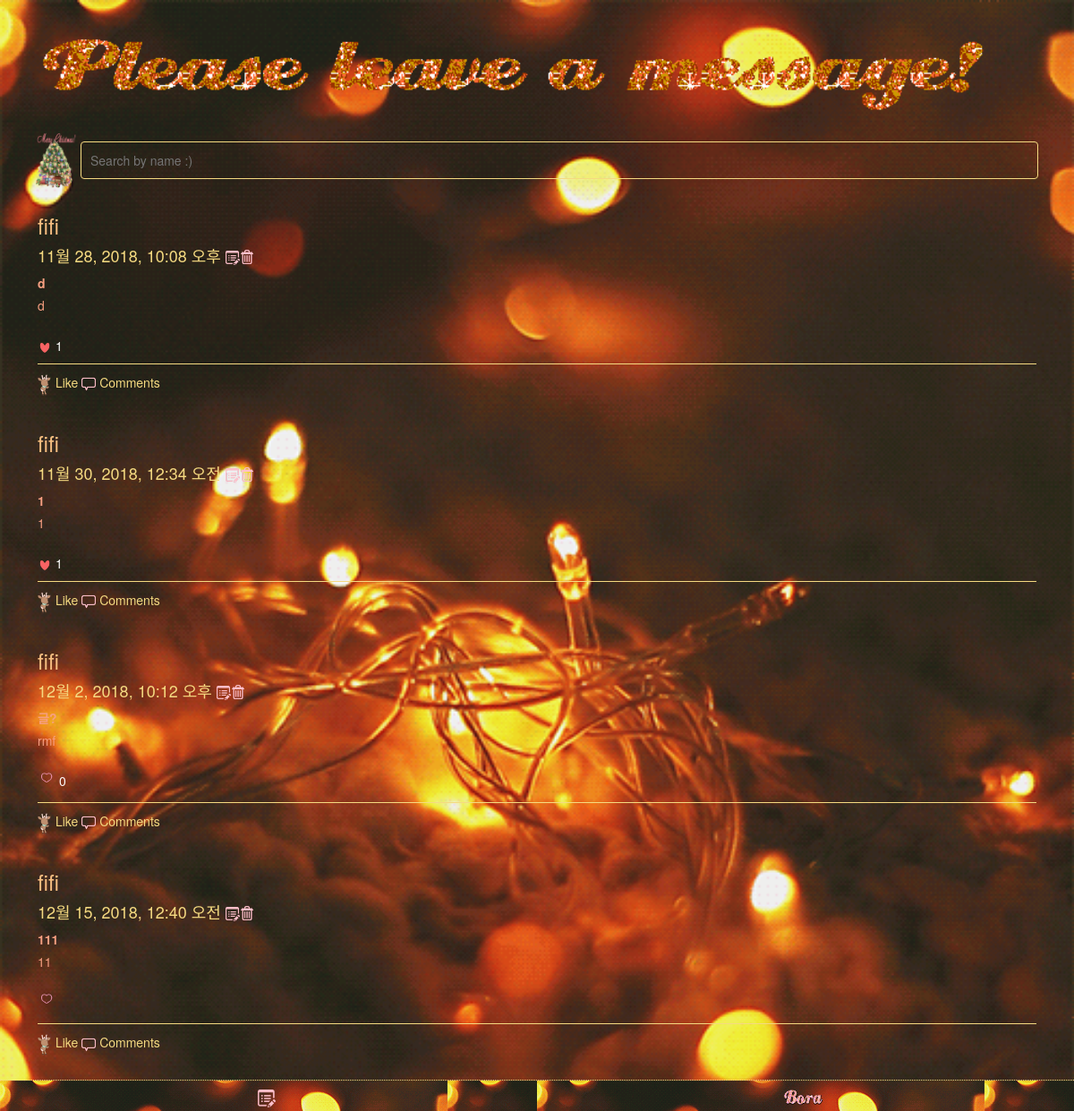
The app's page /search/fifi/, older data.
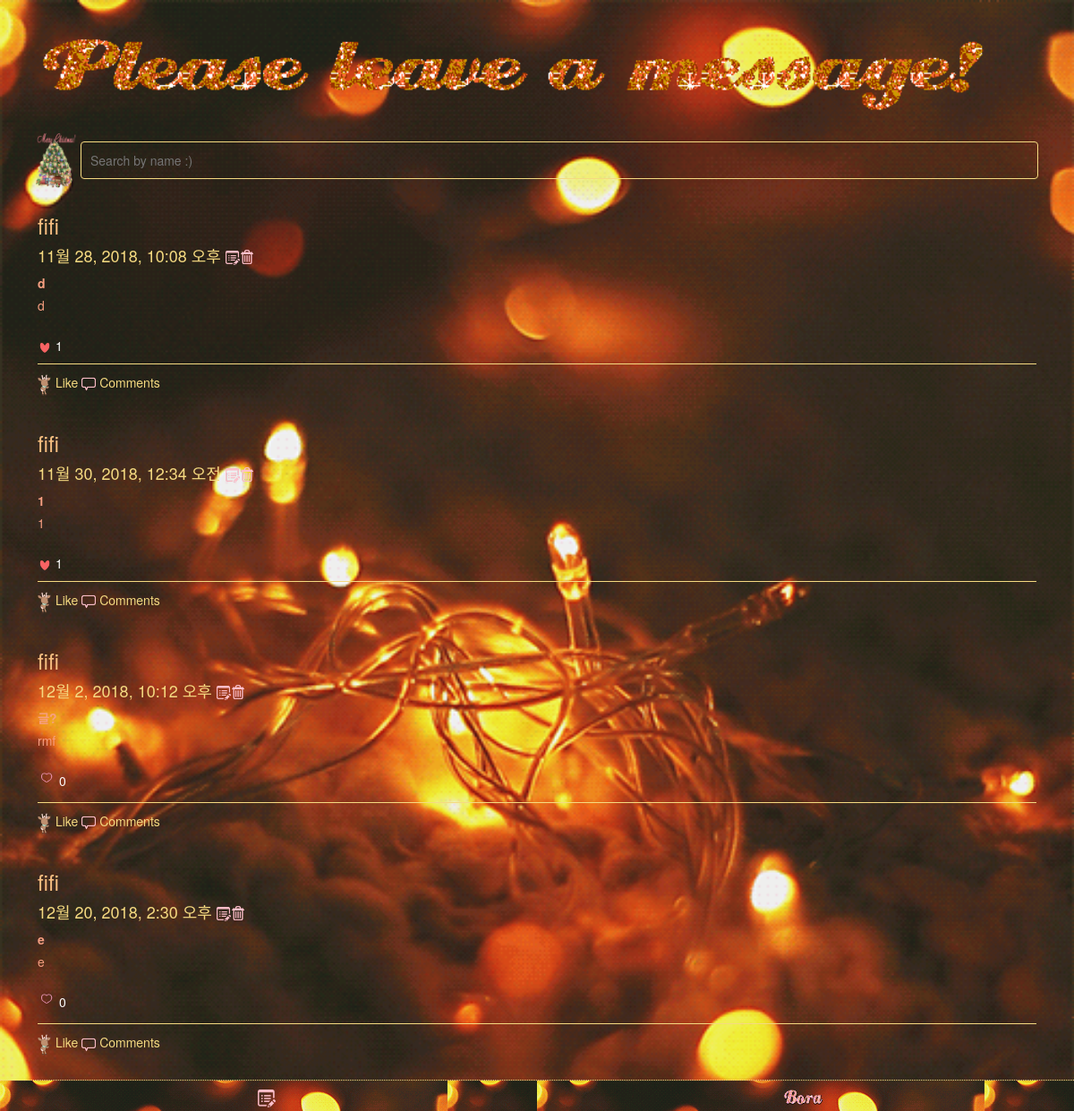
The same page, newer data.
### facebook/models.py (models this page shows, shortened)
class Article(models.Model):
    author      = models.CharField(max_length=120)
    title       = models.CharField(max_length=120)
    text        = models.TextField()
    password    = models.CharField(max_length=120)
    total_like        = models.CharField(max_length=120)
    created_at  = models.DateTimeField(auto_now_add=True) #자동날짜
    like_user_set = models.ManyToManyField(settings.AUTH_USER_MODEL,
                                           blank=True,
                                           related_name='like_user_set',
                                           through='Like', default='')

### facebook/views.py (the view)
# urls.py: path('search/<author>/',search_list),
def search_list(request, author):
    article_list = Article.objects.filter(author=author)
    return render(request, 'newsfeed.html', { 'articles': list(article_list)})

### facebook/templates/newsfeed.html (shortened to what this page needs)
<!DOCTYPE html>
<html>
<head>
    <link rel="stylesheet" href="https://maxcdn.bootstrapcdn.com/bootstrap/3.3.7/css/bootstrap.min.css">
</head>
<body>
<div class="container">
    <div style="text-align: center; "><a href="/main/"><img src="/static/message_board.gif" style="width:100%;margin-left:10px;" ></a></div>
</div>
<div class="container" style="padding-left:25px;padding-right:25px;margin-top:20px;">
    <div class="btn1" style="display:inline-block;">
        <a href="/">
            <img src="/static/6.gif" width="48.4px" >
        </a>
    </div>
    <div class="search">
        <input type="text" style="width:100%;border-radius:4px; color:#F5DA81;" class="searchbar"  placeholder="Search by name :)" id="keyword" onkeyup="">
    </div>
</div>
<div class="container" style="padding-bottom:60px;">
    {% if  articles %}
    {% for feed in articles %}
    <div class="feed feed{{feed.pk}}">
        <h3 class="name" style="color:#F7BE81;">{{ feed.author }}</h3>
        <div class="date">
            <h4 data-pk="{{feed.pk}}">{{ feed.created_at }}
                <img src="/static/ic_edit.png" height="16px" class="modify_feed">
                <img src="/static/ic_delete.png" class="delete_feed" height="16px" style="margin-top:-0.2%; margin-left:-0.4%"></h4>
        </div>
        <a class="title">{{ feed.title }}</a>
        <p class="content" style="color:#F79F81;">{{ feed.text }}</p>
        <div style="height:15px;"></div>
        <div>
            {% if feed.total_like != '0' and feed.total_like != '' %}
            <img src="/static/redHeart.png" width="16px" class="img" id="img{{feed.pk}}">
            {% else %}
            <img src="/static/justHeart.gif" width="20px" class="img" id="img{{feed.pk}}">
            {% endif %}
            <div style="display:inline-block; color:white;">
                {{feed.total_like}}
            </div>
        </div>
        <div class="accessory">
            <div style="display:inline-block; color:#F5DA81;" class="like_btn" data-article="{{feed.pk}}" data-status="0">
                <img src="/static/like_icon.gif" width="16px" class="like_gray" > Like
            </div>
            <div class="cmt" style="display:inline-block;" >
                <img src="/static/ic_comment.png" width="16px" > Comments
            </div>
        </div>
    </div>
    {% endfor %}
    {% else %}
    <h1 style="color:#F5DA81; text-align:center;"> Sorry</br> There are no posts :(</h1><br/>
    <div style="text-align:center; margin-top:-3%;"><h5><a href="/main">Click back to the message board</a></h5></div>
    {% endif %}
</div>
<div class="footer" style="position:fixed;bottom:30px;background: transparent; z-index:5">
    <div class="tab1" style="background-image:url('/static/bgc.gif'); height:35px;">
        <img src="/static/ic_edit.png" width="20px" style="margin-top: 10px;" class="modal_write"> </div>
    <div class="tab2" style="background-image:url('/static/bgc.gif'); height:35px;">
        <a href="/#bora"><img src="/static/bora_lee.gif" style="margin-top:-1px; " height="34px" width=50px"></a>
    </div>
</div>
</body>
</html>

Row changes from the older to the newer data that the page shows:
removed Article: author "fifi", created_at "12월 15, 2018, 12:40 오전", title "111", text "11"
added Article: author "fifi", created_at "12월 20, 2018, 2:30 오후", title "e", text "e", total_like "0"
